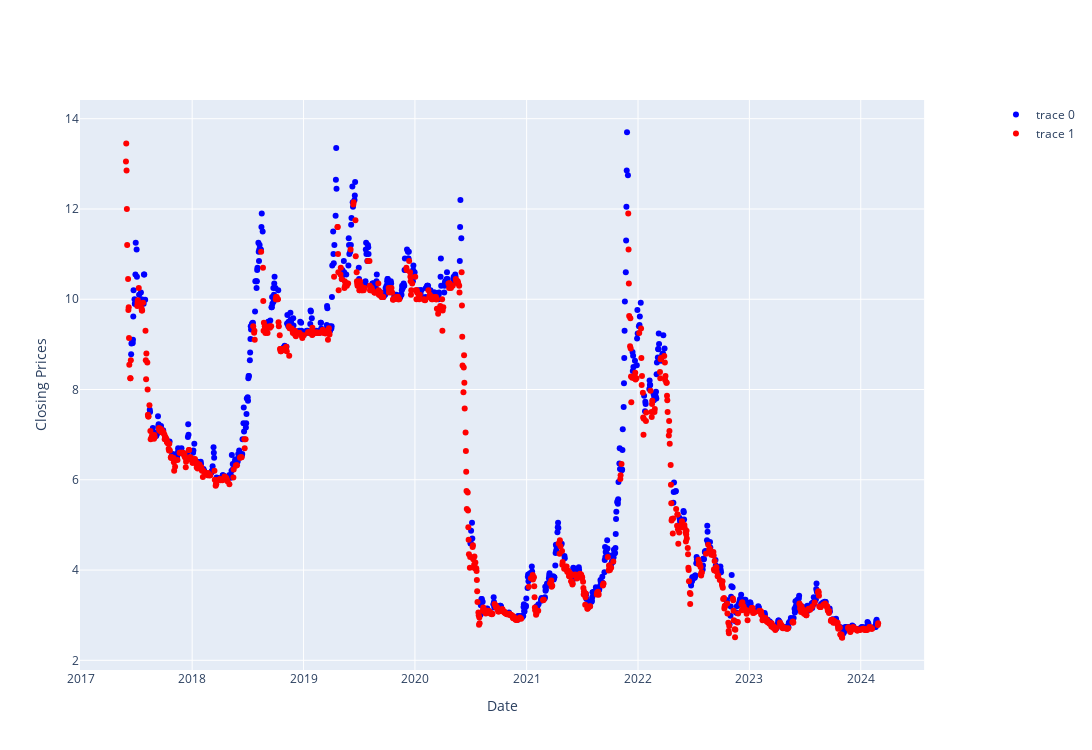

The notebook cell saved with this chart:
### Code cell
gmmhmm.plot_cluster(states)

### Figure 1 — Plotly figure (JSON) as saved in the notebook; plotly's stock layout.template omitted (floating-point values rounded to 4 significant figures; data arrays with more than 128 entries replaced by an {"elided": "..."} marker saying what was removed)
{"data": [{"marker": {"color": "blue"}, "mode": "markers", "type": "scatter", "x": {"elided": "1688 str values"}, "y": {"elided": "1688 float values"}}, {"marker": {"color": "red"}, "mode": "markers", "type": "scatter", "x": {"elided": "1688 str values"}, "y": {"elided": "1688 float values"}}], "layout": {"height": 750, "width": 1250, "xaxis": {"anchor": "y", "autorange": true, "domain": [0, 0.94], "range": ["2016-12-31 10:48:42.1247", "2024-07-24 13:11:17.8753"], "title": {"text": "Date"}, "type": "date"}, "yaxis": {"anchor": "x", "autorange": true, "domain": [0, 1], "range": [1.785, 14.41], "title": {"text": "Closing Prices"}, "type": "linear"}, "yaxis2": {"anchor": "x", "overlaying": "y", "side": "right"}}}
